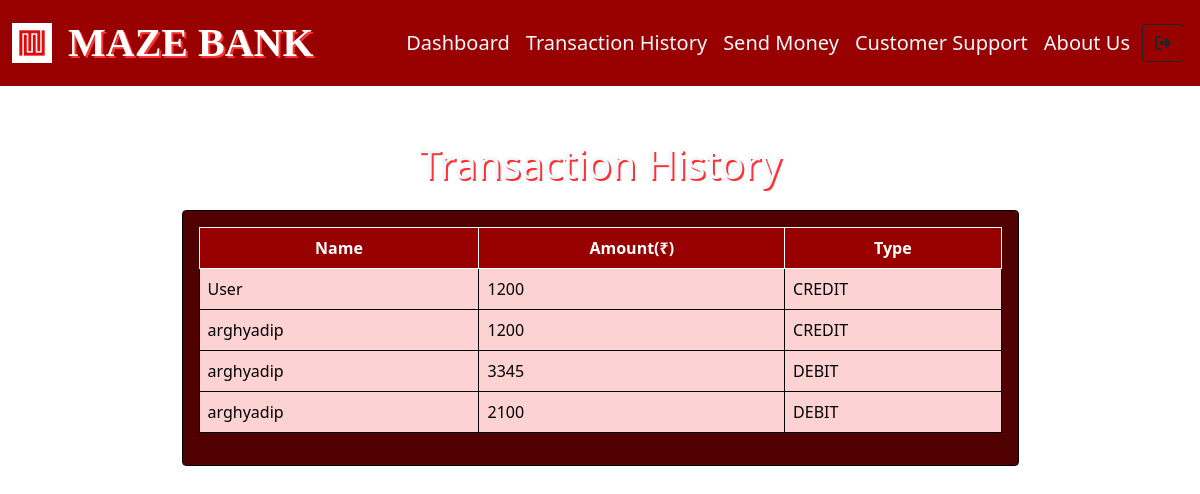
Page /transactionhistory.php (signed in) on the committed database.
### tables this page shows
CREATE TABLE `history` (
  `id` bigint(10) NOT NULL,
  `accountno` bigint(10) NOT NULL,
  `name` varchar(30) NOT NULL,
  `amount` bigint(10) NOT NULL,
  `type` varchar(6) NOT NULL
);

### transactionhistory.php (the view, shortened to what this page needs)
<?php
$conn = new mysqli("localhost", "root", "", "bank");
$email = $_SESSION['email'];
$result = $conn->query("select accountno from users where email='$email'");
$data1 = $result->fetch_assoc();
$result1 = $conn->query("select * from history where accountno = '$data1[accountno]' order by id desc");
?>
<!DOCTYPE html>
<html lang="en">
<head>
    <link href="https://cdn.jsdelivr.net/npm/bootstrap@5.0.1/dist/css/bootstrap.min.css" rel="stylesheet">
</head>
<body style="background: url(images/135.jpg); background-size: 100%;">
<nav class="navbar navbar-expand-sm navbar-light bg" style="background-color: rgb(153, 0, 0);">
        <div class="container-fluid ">
          <img src="images/logo.jpg" style="height: 5vh;width: 5vh; "/><a class="navbar-brand " href="userdetails.php" style="color: white; text-shadow: 2px 2px rgb(255, 51, 51); font-size: 40px; font-family: 'Times New Roman', Times, serif;margin-left: 2vh;font-weight:bold">  MAZE BANK</a>
          <div class="collapse navbar-collapse " id="navbarSupportedContent">
            <ul class="navbar-nav ms-auto">
              <li class="nav-item">
                  <a class="nav-link" href="userdetails.php" style="font-size: 20px;color: aliceblue;">Dashboard</a>
              </li>
              <li class="nav-item">
                <a class="nav-link" href="transactionhistory.php" style="font-size: 20px;color: aliceblue;">Transaction History</a>
              </li>
              <li class="nav-item">
                <a class="nav-link" href="sendmoney.php" style="font-size: 20px;color: aliceblue;">Send Money</a>
              </li>
              <li class="nav-item">
                <a class="nav-link" href="helpcard.php" style="font-size: 20px;color: aliceblue;">Customer Support</a>
              </li>
              <li class="nav-item">
                <a class="nav-link" href="aboutus.html" style="font-size: 20px; color: aliceblue;">About Us</a>
              </li>
            </ul>
            <form class="form-inline my-2 my-lg-0">
                <a href="logout.php" data-toggle="tooltip" title="Logout" class="btn btn-outline-dark mx-1" ><i class="fa-solid fa-right-from-bracket"></i></a>
            </form>
          </div>
        </div>
      </nav><br><br>
      <p class="text-center" style="font-size: 40px; color:aliceblue;text-shadow: 2px 2px rgb(255, 51, 51);">Transaction History</p>
      <div class="container">
        <div class="card w-75 mx-auto shadowBlue"style="border: 1px solid black;">
          <div class="card-body" style="background-color: rgb(80, 0, 0);color: white;">
            <table class="table table-hover" style="border: 1px solid white;color: white;">
              <thead style="background-color: rgb(153, 0, 0);color: white;">
                <tr>
                  <th scope="col" style="text-align: center;border: 1px solid white">Name</th>
                  <th scope="col" style="text-align: center;border: 1px solid white">Amount(₹)</th>
                  <th scope="col" style="text-align: center;border: 1px solid white">Type</th>
                </tr>
              </thead>
                  <?php
                  if($result1->num_rows>0){
                    while($data = $result1->fetch_assoc()){
                      ?>
                      <tbody style="border: 1px solid black; background-color:rgb(252, 210, 210); color:black">
                      <tr><td style="border: 1px solid black;"><?php echo $data['name']; ?></td>
                      <td style="border: 1px solid black;"><?php echo $data['amount']; ?></td>
                      <td style="border: 1px solid black;"><?php echo $data['type']; ?></td></tr>
                      </tbody>
                      <?php
                    }
                  }
                  else{
                    echo "No Transactions!";
                  }
                  ?>
            </table>
          </div>
    </div>
</body>
</html>

### transactionhistory.php (style rules this page uses)
table, th, td ,tr { border: 1px solid black; }

### rows in the picture
history: name "User", amount "1200", type "CREDIT"
history: name "arghyadip", amount "1200", type "CREDIT"
history: name "arghyadip", amount "3345", type "DEBIT"
history: name "arghyadip", amount "2100", type "DEBIT"
